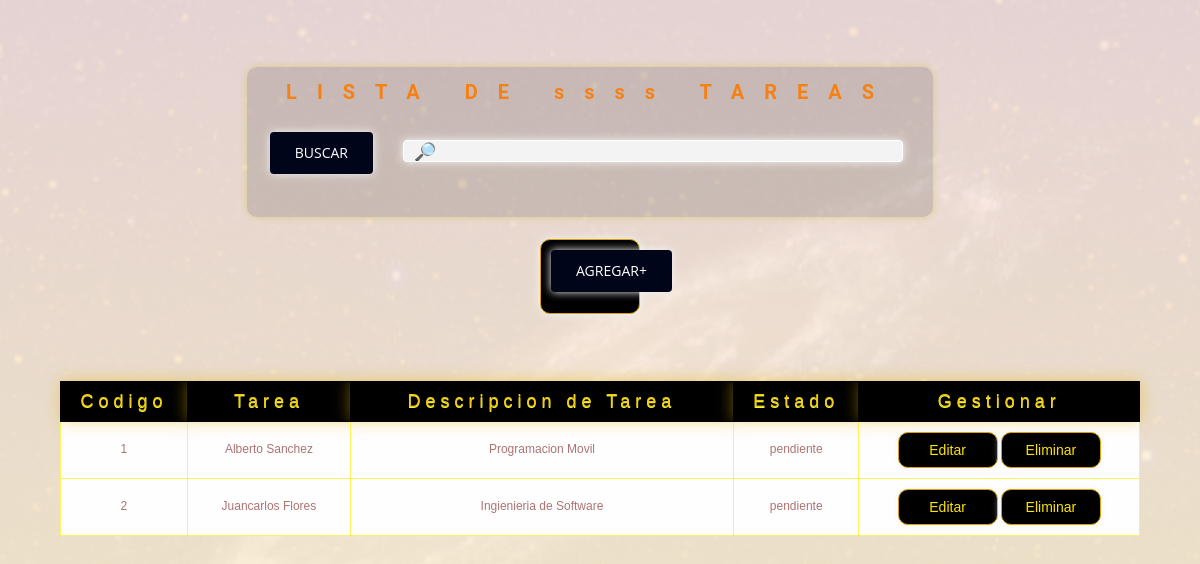
Page /admin/todolist.php on the committed database.
### tables this page shows
CREATE TABLE IF NOT EXISTS listaTareas (
  cod_alumno int NOT NULL AUTO_INCREMENT PRIMARY KEY ,
  usuario varchar(50) NOT NULL,
  asunto varchar(300) NOT NULL,
  estado varchar(30) NOT NULL
 
);

### admin/todolist.php (the view, shortened to what this page needs)
<?php
include_once("todolist-conexion.php");
?>
<!DOCTYPE html>
<html lang="en">
<head>
	<link rel="stylesheet" type="text/css" href="style.css">
<link rel="stylesheet" type="text/css" href="css/css texto movimiento/textoMovimiento.css" />
<link rel="stylesheet" href="https://cdnjs.cloudflare.com/ajax/libs/animate.css/3.5.1/animate.min.css">
<link rel="stylesheet" href="https://cdnjs.cloudflare.com/ajax/libs/font-awesome/4.5.0/css/font-awesome.min.css">
</head>
<body>
<h1 id="title-1" >
	<div class="wrap icon" style="width: 70%;">
		<h1>LISTA DE ssss TAREAS</h1>
        <div id="barrabuscar">
        <form method="POST" >
        <input type="submit" value="Buscar" name="btnbuscar"><input type="text" name="txtbuscar" id="cajabuscar" placeholder="&#128270;">
       <br>
		</form>
</div>
	</div>
	<a style="font-weight: normal; font-size: 14px;" onclick="abrirform()">
		<input type="submit" value="Agregar+" name=""></a>
</h1>
    <table>
    <tr>
    <th>Codigo</th>
   <th>Tarea</th>
    <th>Descripcion de Tarea</th>
    <th>Estado</th>
    <th>Gestionar</th>
    </tr>
<?php
if(isset($_POST['btnbuscar']))
{
$buscar = $_POST['txtbuscar'];
$queryusuarios = mysqli_query($conexion, "SELECT cod_alumno,usuario,asunto,estado FROM listaTareas where usuario like '".$buscar."%'");
}
else
{
$queryusuarios = mysqli_query($conexion, "SELECT * FROM listaTareas ORDER BY cod_alumno asc");
}
$numerofila = 0;
while($mostrar = mysqli_fetch_array($queryusuarios))
{    $numerofila++;
    echo "<tr>";
    echo "<td>".$numerofila."</td>";
    echo "<td>".$mostrar['usuario']."</td>";
    echo "<td>".$mostrar['asunto']."</td>";
    echo "<td>".$mostrar['estado']."</td>";
    echo "<td style='width:26%'><a href=\"todolist-editar.php?cod_alumno=$mostrar[cod_alumno]\">Editar</a>  <a href=\"todolist-eliminar.php?cod_alumno=$mostrar[cod_alumno]\" onClick=\"return confirm('¿ Eliminar tarea $mostrar[usuario]?')\">Eliminar</a></td>";
}
?>
</table>
</body>
</html>

### admin/css/style.css (style rules this page uses)
*,*::before,*::after { box-sizing: border-box; }
body { margin: 10px; font-family: arial; background:rgb(167, 107, 107); font-size: 20px; font-weight: 400; line-height: 1.6; color: rgb(173, 115, 115); }
body,html { scroll-behavior: smooth; }
input:not([type="submit"]), textarea { border: 1px solid #abb3c0; color: #667080; padding: 10px 16px; margin: 0 0 15px 0; font: 14px/22px "Open Sans", sans-serif; background-color: white; height: 42px; outline: none; width: 100%; text-align: left; border-radius: 4px; }
input[type="submit"] { border: 0px; color: white; background: #010519; padding: 11px 25px; margin: 0 0 15px 0; font: 14px/20px "Open Sans", sans-serif; height: 42px; outline: none; width: auto; border-radius: 4px; text-transform: uppercase; text-align: center; }

### admin/css/css texto movimiento/textoMovimiento.css (style rules this page uses)
#title-1 { text-align: center; color: rgba(241, 241, 237, 0.993); font-family: 'Roboto', sans-serif; letter-spacing: 2px; line-height: 50px; font-style: normal; font-weight: 100; }
.wrap { width: 8em; height: 7.58em; font-size: 10px; position: relative; }

### admin/todolist.php (style rules this page uses)
.wrap { max-width: 1100px; width:100%; height: 150px; box-shadow: 0 0 6px rgba(197, 197, 36, 0.466); border-radius: 10px; margin: auto; background-color: #00000021; }
#title-1 { text-align: center; color: rgb(245, 128, 19); font-family: 'Roboto', sans-serif; font-size: 100px; top: -10px; letter-spacing: 20px; line-height: 50px; font-style: normal; font-weight: 100; margin-left: 100px; }
body { font-family: sans-serif; margin:0; padding:0; width: 90%; background-image: linear-gradient(to top, hsla(46, 100%, 91%, 0.933) 0%, rgba(250, 230, 230, 0.912) 100%),url(images/universo.gif); background-repeat: no-repeat; background-size: cover; background-attachment: fixed; background-position: center; background-size: 100%; }
table { margin-left: 60px; text-align:center; width: 100%; border-collapse: collapse; background: rgb(255, 254, 254); }
th { letter-spacing: 5px; background: rgb(0, 0, 0); height: 40px; font-weight: lighter; text-shadow: 0 1px 0 #edfa3b; color: rgb(243, 201, 17); border: 1px solid #030303; transition: all 0.2s; font-size: 18px; box-shadow:0 0 16px rgba(228, 177, 8, 0.5); }
tr { width:100%; }
td { border: 1px solid #ffee00a1; padding: 10px; transition: all 0.2s; font-size: 12px; }
a,input,button { font-size: 14px; width: 100px; display: inline-block; background-color:#000000; padding: 6px 10px; border-radius:10px; text-decoration: none; color:rgb(253, 228, 0); border:1px solid rgb(218, 161, 7); cursor:pointer; box-shadow: 0 0 8px rgb(245, 245, 245); }
#barrabuscar { color:white; text-align:right; }
#cajabuscar { width:500px; height:20px; font-size:18px; background-color:#f3f3f3; border-color:white; padding-left:10px; margin: 0px 30px; }

### rows in the picture
listatareas: usuario "Alberto Sanchez", asunto "Programacion Movil", estado "pendiente"
listatareas: usuario "Juancarlos Flores", asunto "Ingienieria de Software", estado "pendiente"
